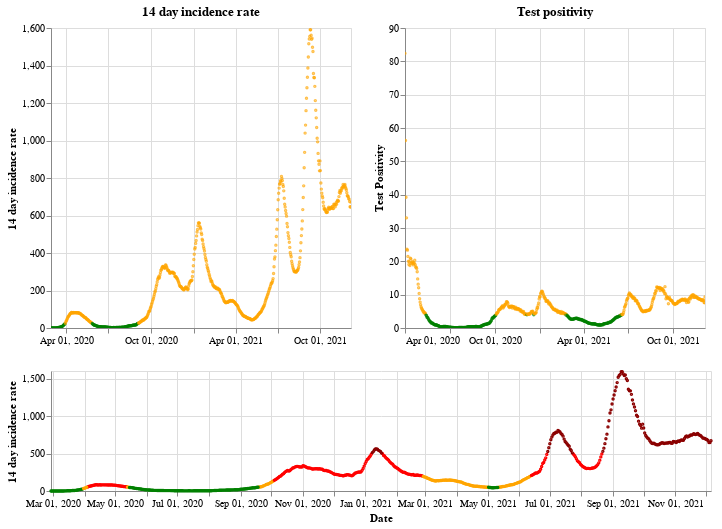

The cell this chart's notebook holds for it:
### Markdown cell above
## Scotland

### Code cell
plot_traffic_light('Scotland')

### Figure 1 — Vega-Lite specification as saved in the notebook (floating-point values rounded to 4 significant figures; data arrays with more than 128 entries replaced by an {"elided": "..."} marker saying what was removed)
{"config": {"view": {"continuousWidth": 400, "continuousHeight": 300}}, "vconcat": [{"hconcat": [{"mark": {"type": "point", "size": 2}, "encoding": {"color": {"condition": {"value": "green", "test": "(datum.twoWeeklyCasesRate <= 25)"}, "value": "orange"}, "tooltip": [{"type": "nominal", "field": "areaName"}, {"type": "temporal", "field": "date"}, {"type": "quantitative", "field": "twoWeeklyCasesRate"}, {"type": "quantitative", "field": "testPositivity"}], "x": {"type": "temporal", "axis": {"title": ""}, "field": "date", "scale": {"domain": {"selection": "DateBrush"}}, "timeUnit": "yearmonthdate"}, "y": {"type": "quantitative", "axis": {"title": "14 day incidence rate"}, "field": "twoWeeklyCasesRate"}}, "title": "14 day incidence rate", "width": 300}, {"mark": {"type": "point", "size": 2}, "encoding": {"color": {"condition": {"value": "green", "test": "(datum.testPositivity <= 4)"}, "value": "orange"}, "tooltip": [{"type": "nominal", "field": "areaName"}, {"type": "temporal", "field": "date"}, {"type": "quantitative", "field": "twoWeeklyCasesRate"}, {"type": "quantitative", "field": "testPositivity"}], "x": {"type": "temporal", "axis": {"title": ""}, "field": "date", "scale": {"domain": {"selection": "DateBrush"}}, "timeUnit": "yearmonthdate"}, "y": {"type": "quantitative", "axis": {"title": "Test Positivity"}, "field": "testPositivity"}}, "title": "Test positivity", "width": 300}]}, {"layer": [{"mark": {"type": "point", "size": 2}, "encoding": {"color": {"condition": {"value": "orange", "test": "(((datum.testPositivity < 4) && (datum.twoWeeklyCasesRate >= 50)) && (datum.twoWeeklyCasesRate < 200))"}, "value": "red"}, "opacity": {"condition": {"value": 1, "test": "((datum.twoWeeklyCasesRate >= 50) && (datum.twoWeeklyCasesRate < 500))"}, "value": 0}, "tooltip": [{"type": "nominal", "field": "areaName"}, {"type": "temporal", "field": "date"}, {"type": "quantitative", "field": "twoWeeklyCasesRate"}, {"type": "quantitative", "field": "testPositivity"}], "x": {"type": "temporal", "axis": {"title": "Date"}, "field": "date", "timeUnit": "yearmonthdate"}, "y": {"type": "quantitative", "axis": {"title": "14 day incidence rate"}, "field": "twoWeeklyCasesRate"}}, "selection": {"DateBrush": {"type": "interval", "encodings": ["x"], "fields": ["Time"]}}}, {"mark": {"type": "point", "size": 2}, "encoding": {"color": {"value": "darkred"}, "opacity": {"condition": {"value": 1, "test": "(datum.twoWeeklyCasesRate >= 500)"}, "value": 0}, "tooltip": [{"type": "nominal", "field": "areaName"}, {"type": "temporal", "field": "date"}, {"type": "quantitative", "field": "twoWeeklyCasesRate"}, {"type": "quantitative", "field": "testPositivity"}], "x": {"type": "temporal", "axis": {"title": "Date"}, "field": "date", "timeUnit": "yearmonthdate"}, "y": {"type": "quantitative", "axis": {"title": "14 day incidence rate"}, "field": "twoWeeklyCasesRate"}}}, {"mark": {"type": "point", "size": 2}, "encoding": {"color": {"condition": {"value": "green", "test": "((datum.testPositivity < 4) && (datum.twoWeeklyCasesRate < 50))"}, "value": "orange"}, "opacity": {"condition": {"value": 1, "test": "(datum.twoWeeklyCasesRate < 50)"}, "value": 0}, "tooltip": [{"type": "nominal", "field": "areaName"}, {"type": "temporal", "field": "date"}, {"type": "quantitative", "field": "twoWeeklyCasesRate"}, {"type": "quantitative", "field": "testPositivity"}], "x": {"type": "temporal", "axis": {"title": "Date"}, "field": "date", "timeUnit": "yearmonthdate"}, "y": {"type": "quantitative", "axis": {"title": "14 day incidence rate"}, "field": "twoWeeklyCasesRate"}}}], "height": 120, "width": 660}], "data": {"name": "data-b973bd9aed385bb63efd10bf6cd21f99"}, "$schema": "https://vega.github.io/schema/vega-lite/v4.8.1.json", "datasets": {"data-b973bd9aed385bb63efd10bf6cd21f99": {"elided": "648 records"}}}
